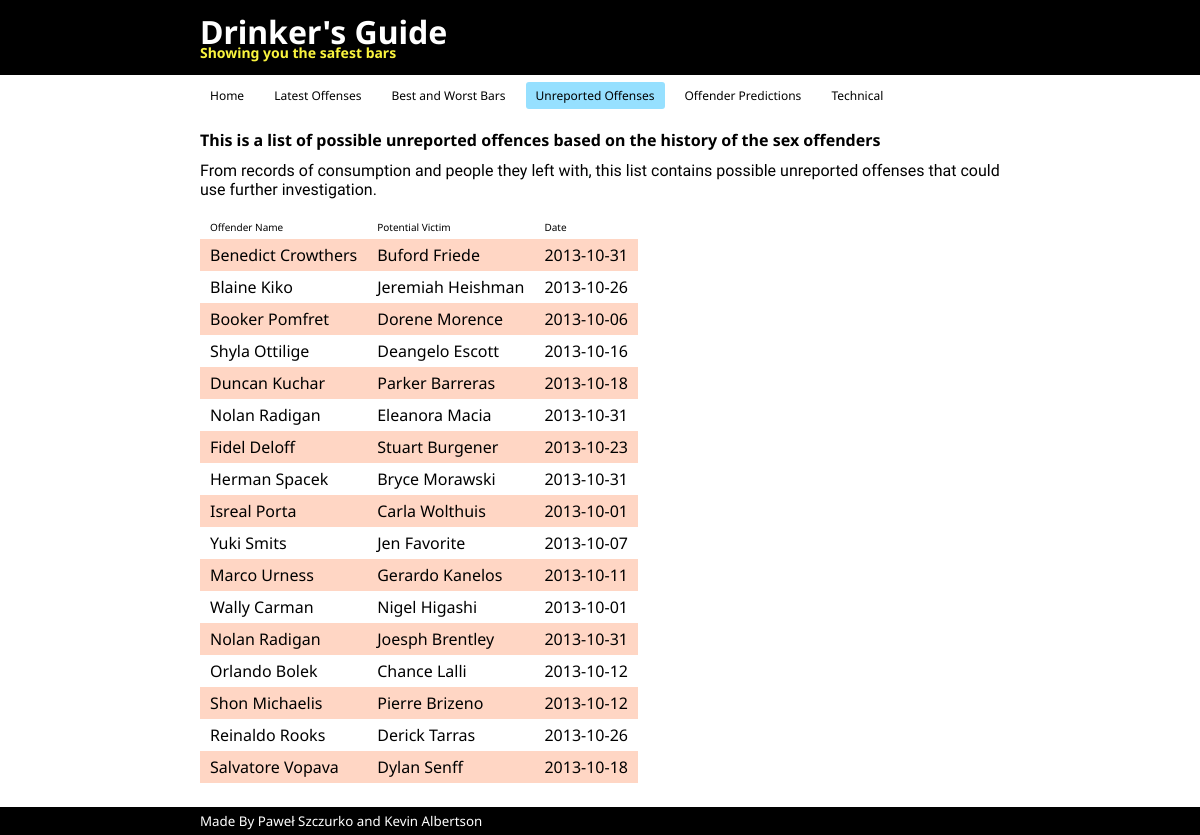
The app's page /unreported.php with its own data.
### tables this page shows
CREATE TABLE `SexOffender` (
  `name` varchar(40) NOT NULL DEFAULT '',
  `dateOfCrime` date NOT NULL DEFAULT '0000-00-00',
  `victim` varchar(40) DEFAULT NULL,
  PRIMARY KEY (`name`,`dateOfCrime`)
);

### public_html/unreported.php (the view, shortened to what this page needs)
<?php
require_once("res/top.php");
?>
<h4>This is a list of possible unreported offences based on the history of the sex offenders </h4>
<p class='opener'>From records of consumption and people they left with, this list contains possible unreported offenses that could use further investigation.</p>
<table class="niceTable" cellspacing="0">
	<thead>
		<tr>
			<th class="offenderName">Offender Name</th>
			<th>Potential Victim</th>
			<th>Date</th>
		</tr>
	</thead>
	<tbody>
<?php
$q = "SELECT B.dateOfCrime, A.numDrinks, B.name AS criminal, B.victim AS recordedVictim,
	  IF(A.drinker=C.drinker1, C.drinker2, C.drinker1) AS potentialVictim
	  FROM Consumed A, SexOffender B, LeftWith C
	  WHERE LEFT(C.dateOccurred,10)=B.dateOfCrime
	  AND (A.drinker=C.drinker1 OR A.drinker=C.drinker2)
	  AND A.drinker=B.name
	  AND LEFT(A.dateOfConsump, 10)=B.dateOfCrime
	  AND A.drinker IN
	  (SELECT DISTINCT name FROM SexOffender) AND B.victim <> IF(A.drinker=C.drinker1, C.drinker2, C.drinker1)";
$results = mysql_query( $q) or die("Could not fetch sex offenders");
while($row = mysql_fetch_assoc($results)){
	printf("<tr><td><a href='predator.php?name=%s' title='View predator information'>%s</a></td><td>%s</td><td>%s</td></tr>", urlencode($row['criminal']), $row['criminal'], $row['potentialVictim'], $row['dateOfCrime']);
}
echo "</tbody></table><br/>";
require_once("res/bottom.php");
?>

### public_html/res/style.css (style rules this page uses)
* { margin: 0px; padding: 0px; }
body, label, input, small { font-family: "Noto Sans" , "Helvetica", "Arial", "sans-serif"; }
body { margin: 0; padding: 0; }
html, body { height: 100%; }
h1, h2, h3, h4 { font-family: "Noto Sans"; }
p { font-family: "Gentium Book Basic"; }
.opener { margin-bottom: 1em; }
h4 { margin-bottom: 10px; }
.niceTable td, .niceTable th { padding: 5px 10px; margin: 0; }
.niceTable tr td { background: #FFD6C4; }
.niceTable tr:nth-child(even) td { background: #FFF; }
.niceTable th { text-align: left; font-weight: normal; font-size: 10px; }
a { color: inherit; text-decoration: none; }

### records on screen
sexoffender: name "Benedict Crowthers", potentialVictim "Buford Friede", dateOfCrime "2013-10-31"
sexoffender: name "Blaine Kiko", potentialVictim "Jeremiah Heishman", dateOfCrime "2013-10-26"
sexoffender: name "Booker Pomfret", potentialVictim "Dorene Morence", dateOfCrime "2013-10-06"
sexoffender: name "Shyla Ottilige", potentialVictim "Deangelo Escott", dateOfCrime "2013-10-16"
sexoffender: name "Duncan Kuchar", potentialVictim "Parker Barreras", dateOfCrime "2013-10-18"
sexoffender: name "Nolan Radigan", potentialVictim "Eleanora Macia", dateOfCrime "2013-10-31", potentialVictim "Joesph Brentley"
sexoffender: name "Fidel Deloff", potentialVictim "Stuart Burgener", dateOfCrime "2013-10-23"
sexoffender: name "Herman Spacek", potentialVictim "Bryce Morawski", dateOfCrime "2013-10-31"
sexoffender: name "Isreal Porta", potentialVictim "Carla Wolthuis", dateOfCrime "2013-10-01"
sexoffender: name "Yuki Smits", potentialVictim "Jen Favorite", dateOfCrime "2013-10-07"
sexoffender: name "Marco Urness", potentialVictim "Gerardo Kanelos", dateOfCrime "2013-10-11"
sexoffender: name "Wally Carman", potentialVictim "Nigel Higashi", dateOfCrime "2013-10-01"
sexoffender: name "Orlando Bolek", potentialVictim "Chance Lalli", dateOfCrime "2013-10-12"
sexoffender: name "Shon Michaelis", potentialVictim "Pierre Brizeno", dateOfCrime "2013-10-12"
sexoffender: name "Reinaldo Rooks", potentialVictim "Derick Tarras", dateOfCrime "2013-10-26"
sexoffender: name "Salvatore Vopava", potentialVictim "Dylan Senff", dateOfCrime "2013-10-18"
